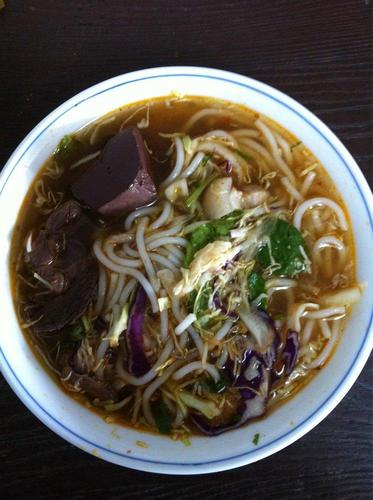
#> input picture Watershed/photos/1449.jpg, 373 x 500 px; its folder holds 5 pictures in this run
$ jupyter execute --allow-errors Watershed.ipynb   (older library calls are emulated)
#> lines starting #> are read from the running program, lines starting #| are printed output that depends on the picture; after the words box and inside, x2 and y2 are one past the last pixel; in counts of white or black regions, pixels touching at a corner belong together
[cell 1]
import numpy as np
import matplotlib.pyplot as plt
from scipy import ndimage as ndi

import os
from PIL import Image
import PIL.ImageOps

from skimage.morphology import watershed
from skimage.feature import peak_local_max
from skimage.filters import threshold_otsu
from skimage.morphology import binary_closing
from skimage.color import rgb2gray

Watershed with binarization first

[cell 2]
arraydirectory= './edge_array/'
photodirectory='./photos/'

image=np.array(Image.open(photodirectory + '1449.jpg'))
#> image is the input picture: shape (500, 373, 3); mean R, G, B 93.6, 87, 76.4
image = rgb2gray(image)
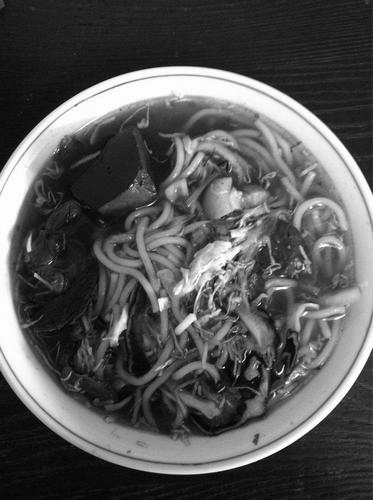
#> image: shape (500, 373) float64; min 0.00339, max 1, mean 0.344
thresh = threshold_otsu(image)
#> thresh = 0.441
img_bin = image > thresh
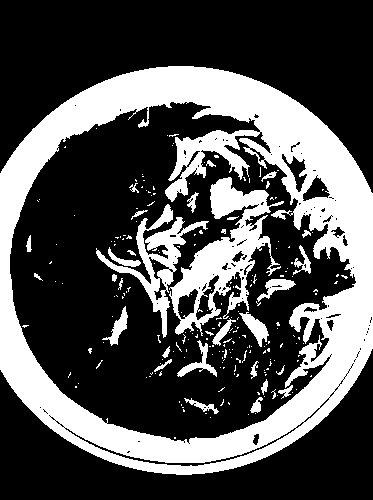
#> img_bin: shape (500, 373) bool; 31.6% white; 227 white regions (196 under 20 px), largest, box (x1, y1, x2, y2) and area: (0, 66, 373, 475) 45944, (169, 177, 284, 336) 6101, (96, 204, 209, 338) 2927
image_closed=binary_closing(img_bin)
#> image_closed: shape (500, 373) bool; 32.5% white; 157 white regions (127 under 20 px), largest, box (x1, y1, x2, y2) and area: (0, 66, 373, 475) 47089, (96, 177, 284, 347) 10389, (177, 340, 217, 377) 401
# Now we want to separate the two objects in image
# Generate the markers as local maxima of the distance to the background
distance = ndi.distance_transform_edt(image_closed)
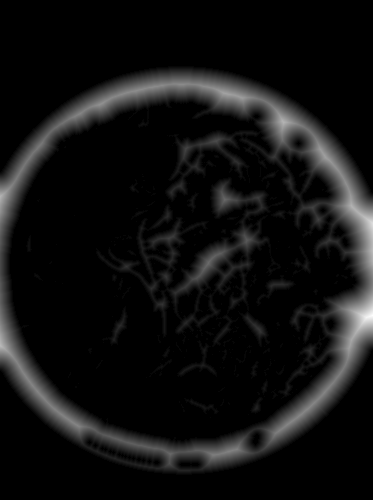
#> distance: shape (500, 373) float64; min 0, max 35, mean 2.4; drawn with min black and max white
local_maxi = peak_local_max(distance, indices=False)
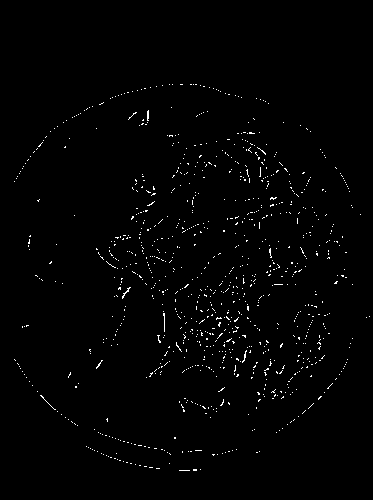
#> local_maxi: shape (500, 373) bool; 1.2% white in thin lines or dots, all inside (x1, y1, x2, y2) = (14, 84, 370, 471)
markers = ndi.label(local_maxi)[0]
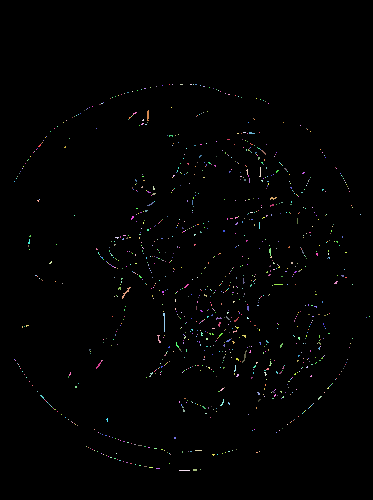
#> markers: shape (500, 373) int32; 1184 distinct labels, from 0 to 1183; one colour per label, 0 black
labels = watershed(-distance, markers, mask=image_closed)
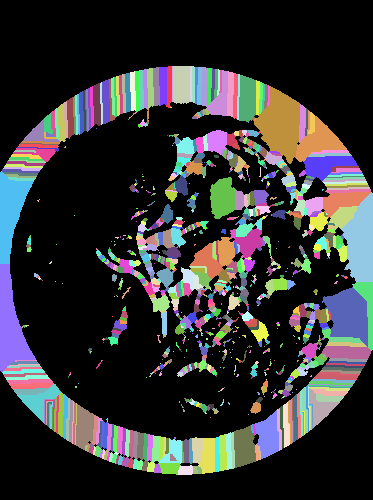
#> labels: shape (500, 373) int32; 1184 distinct labels, from 0 to 1183; one colour per label, 0 black

fig, axes = plt.subplots(ncols=3, figsize=(9, 3), sharex=True, sharey=True,
                         subplot_kw={'adjustable': 'box-forced'})
ax = axes.ravel()

ax[0].imshow(image_closed, cmap=plt.cm.gray, interpolation='nearest')
ax[0].set_title('Overlapping objects')
ax[1].imshow(-distance, cmap=plt.cm.gray, interpolation='nearest')
ax[1].set_title('Distances')
ax[2].imshow(labels, cmap=plt.cm.spectral, interpolation='nearest')
ax[2].set_title('Separated objects')

for a in ax:
    a.set_axis_off()

fig.tight_layout()
plt.show()
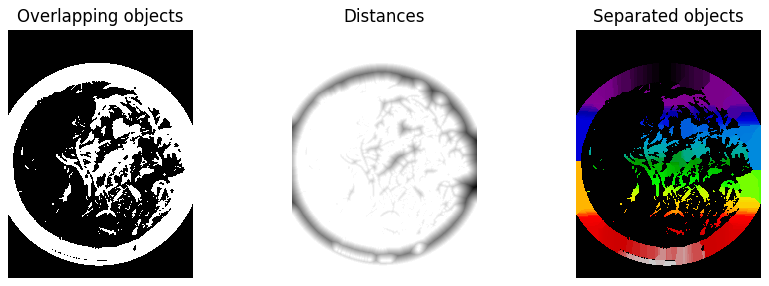
#> figure drawn by matplotlib, 3 panels

Watershed on image itself

[cell 3]
arraydirectory= './edge_array/'
photodirectory='./photos/'

image=np.array(Image.open(photodirectory + '1449.jpg'))
# Now we want to separate the two objects in image
# Generate the markers as local maxima of the distance to the background
distance = ndi.distance_transform_edt(image)
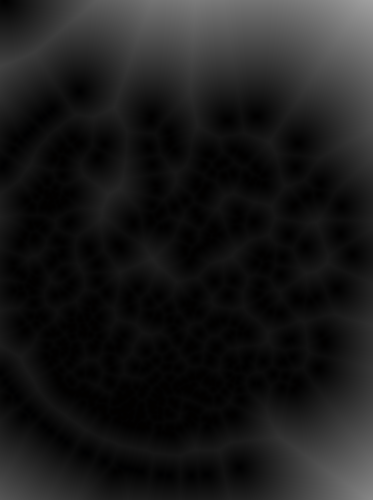
#> distance: shape (500, 373, 3) float64; mean R, G, B 27.5, 27.3, 27.3
local_maxi = peak_local_max(distance, indices=False)
#> local_maxi: shape (500, 373, 3) bool
markers = ndi.label(local_maxi)[0]
#> markers: shape (500, 373, 3) int32
labels = watershed(-distance, markers, mask=image)
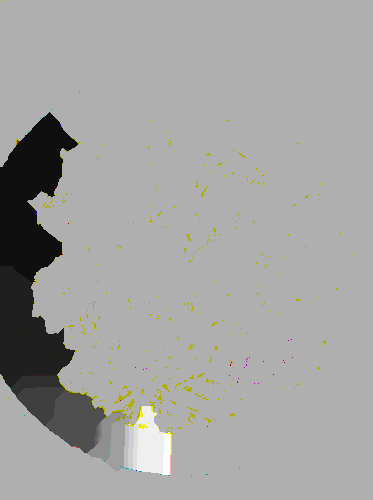
#> labels: shape (500, 373, 3) int32; mean R, G, B 10.25, 10.24, 10.15; drawn with min black and max white

fig, axes = plt.subplots(ncols=3, figsize=(9, 3), sharex=True, sharey=True,
                         subplot_kw={'adjustable': 'box-forced'})
ax = axes.ravel()

ax[0].imshow(image, cmap=plt.cm.gray, interpolation='nearest')
ax[0].set_title('Overlapping objects')
ax[1].imshow(-distance, cmap=plt.cm.gray, interpolation='nearest')
ax[1].set_title('Distances')
ax[2].imshow(labels, cmap=plt.cm.spectral, interpolation='nearest')
ax[2].set_title('Separated objects')

for a in ax:
    a.set_axis_off()

fig.tight_layout()
plt.show()
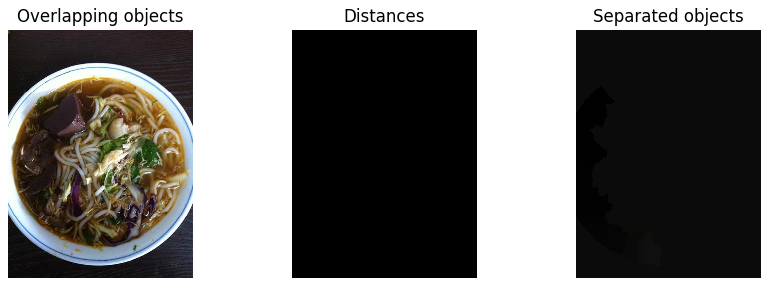
#> figure drawn by matplotlib, 3 panels
